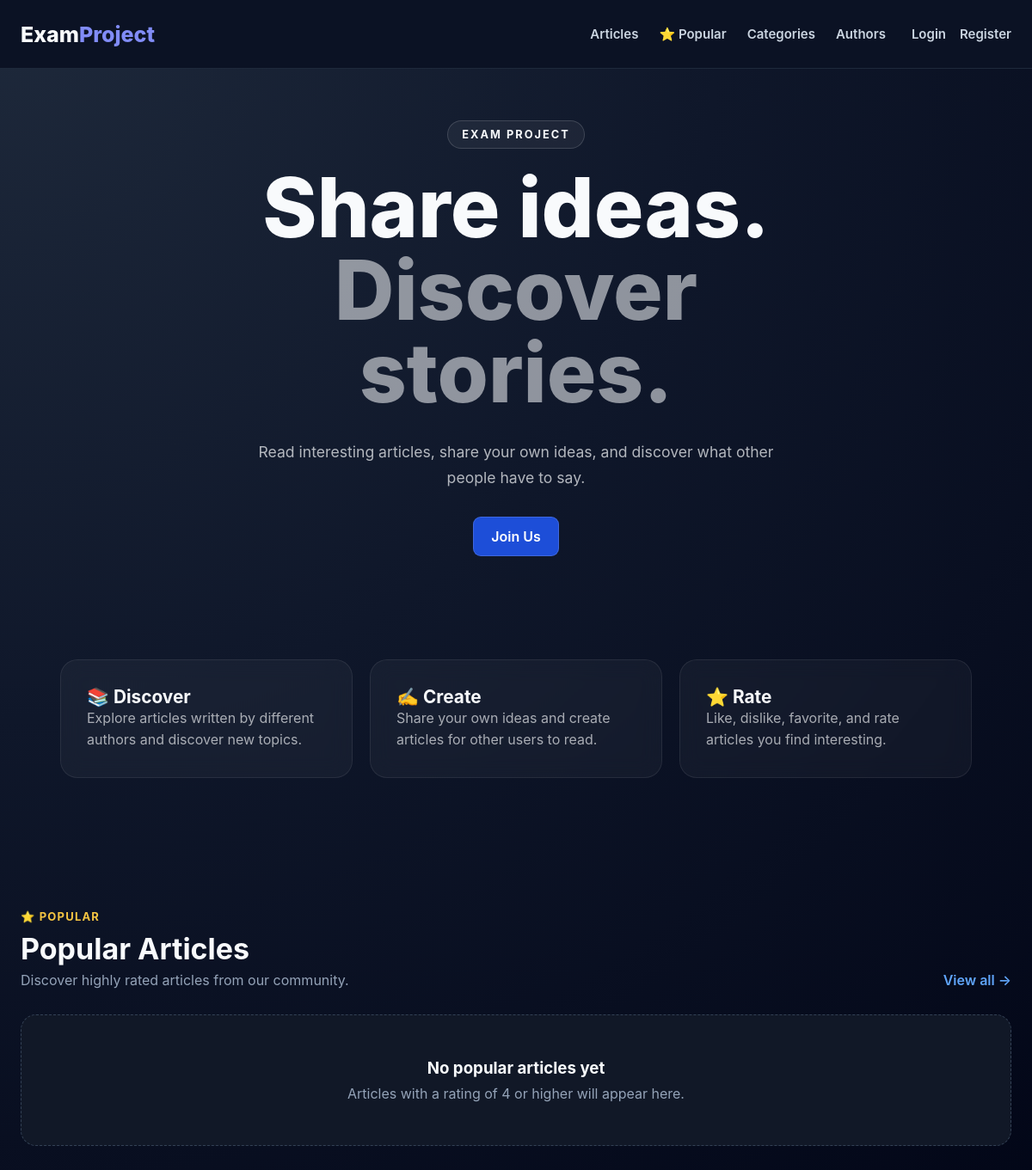
The app's page /, older data.
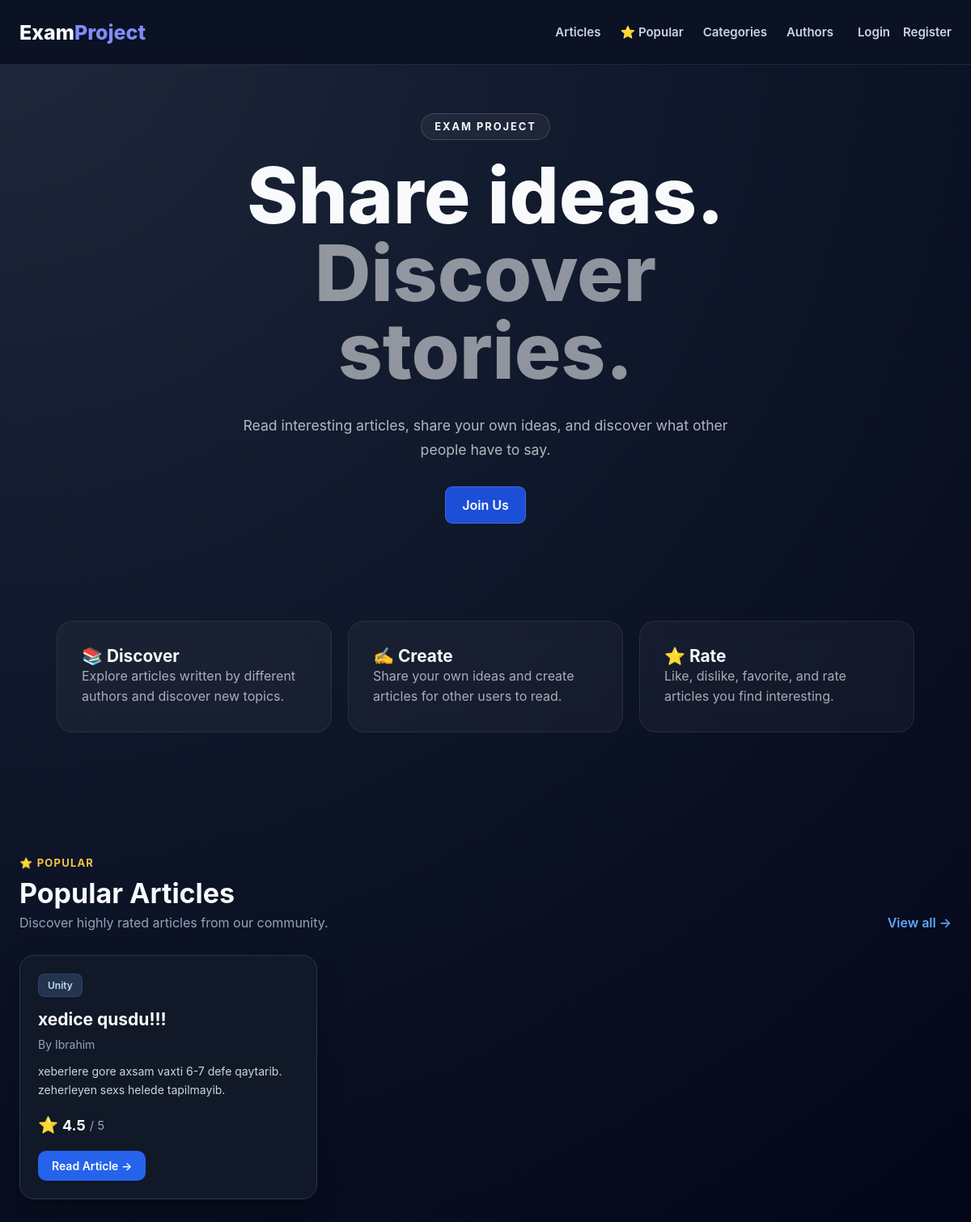
The same page, newer data.
### articles/models.py (models this page shows, shortened)
class Article(models.Model):
    title = models.CharField(
        max_length=200
    )
    image = models.ImageField(
        upload_to="articles/",
        blank=True,
        null=True
    )
    content = models.TextField()
    category = models.ForeignKey(
        Category,
        on_delete=models.SET_NULL,
        null=True,
        related_name="articles"
    )
    author = models.ForeignKey(
        User,
        on_delete=models.CASCADE,
        related_name="articles"
    )
    created_at = models.DateTimeField(
        auto_now_add=True
    )
    updated_at = models.DateTimeField(
        auto_now=True
    )
    status = models.CharField(
        max_length=20,
        choices=[
            ("pending", "Pending"),
            ("published", "Published"),
        ],
        default="pending"
    )
    likes = models.ManyToManyField(
        User,
        related_name="liked_articles",
        blank=True
    )
    dislikes = models.ManyToManyField(
        User,
        related_name="disliked_articles",
        blank=True
    )
    favorites = models.ManyToManyField(
        User,
        related_name="favorite_articles",
        blank=True
    )

class Category(models.Model):
    name = models.CharField(
        max_length=100,
        unique=True
    )

### exam_project/urls.py (the view)
# urls.py: path("", home, name="home"),
def home(request):
    popular_articles = Article.objects.filter(
        status="published"
    ).annotate(
        average_rating=Avg("ratings__value")
    ).filter(
        average_rating__gte=4
    ).select_related(
        "author",
        "category"
    ).prefetch_related(
        "ratings",
        "likes",
        "dislikes",
        "favorites"
    ).order_by(
        "-average_rating",
        "-created_at"
    )[:3]
    return render(request, "home.html", {
        "popular_articles": popular_articles
    })

### templates/home.html (shortened to what this page needs)
{% extends "base.html" %}
{% block content %}
<section class="hero">
    <div class="hero-content">
        <span class="hero-badge">
            EXAM PROJECT
        </span>
        <h1>
            Share ideas.<br>
            <span>Discover stories.</span>
        </h1>
        <p>
            Read interesting articles, share your own ideas,
            and discover what other people have to say.
        </p>
        {% if user.is_authenticated %}
            <a href="{% url 'article_list' %}"
               class="btn btn-secondary">
                Browse Articles
            </a>
        {% else %}
            <a href="{% url 'register' %}"
               class="btn btn-secondary">
                Join Us
            </a>
        {% endif %}
    </div>
</section>
<section class="features">
    <div class="feature-card">
        <h3>📚 Discover</h3>
        <p>
            Explore articles written by different authors
            and discover new topics.
        </p>
    </div>
    <div class="feature-card">
        <h3>✍️ Create</h3>
        <p>
            Share your own ideas and create articles
            for other users to read.
        </p>
    </div>
    <div class="feature-card">
        <h3>⭐ Rate</h3>
        <p>
            Like, dislike, favorite, and rate articles
            you find interesting.
        </p>
    </div>
</section>
<section class="popular-home">
    <div class="popular-home-header">
        <div>
            <span class="popular-label">
                ⭐ POPULAR
            </span>
            <h2>
                Popular Articles
            </h2>
            <p>
                Discover highly rated articles from our community.
            </p>
        </div>
        <a href="{% url 'popular_articles' %}"
           class="popular-view-all">
            View all →
        </a>
    </div>
    {% if popular_articles %}
        <div class="popular-home-grid">
            {% for article in popular_articles %}
                <article class="popular-home-card">
                    <div class="popular-home-content">
                        {% if article.category %}
                            <span class="article-category">
                                {{ article.category.name }}
                            </span>
                        {% endif %}
                        <h3>
                            {{ article.title }}
                        </h3>
                        <p class="popular-home-author">
                            By {{ article.author.username }}
                        </p>
                        <p class="popular-home-preview">
                            {{ article.content|truncatewords:18 }}
                        </p>
                        <div class="popular-home-rating">
                            <span>
                                ⭐
                            </span>
                            <strong>
                                {{ article.average_rating|floatformat:1 }}
                            </strong>
                            <span>
                                / 5
                            </span>
                        </div>
                        <a
                            href="{% url 'article_detail' article.id %}"
                            class="popular-read-button"
                        >
                            Read Article →
                        </a>
                    </div>
                </article>
            {% endfor %}
        </div>
    {% else %}
        <div class="popular-empty">
            <h3>
                No popular articles yet
            </h3>
            <p>
                Articles with a rating of 4 or higher
                will appear here.
            </p>
        </div>
    {% endif %}
</section>
{% endblock %}

Row changes from the older to the newer data that the page shows:
added Article: category.name "Unity", title "xedice qusdu!!!", author.username "Ibrahim", content "xeberlere gore axsam vaxti 6-7 defe qaytarib. zeherleyen sexs helede tapilmayib.", average_rating "4.5"
Text that changed along with them:
text no longer shown: "No popular articles yet Articles with a rating of 4 or higher will appear here."
